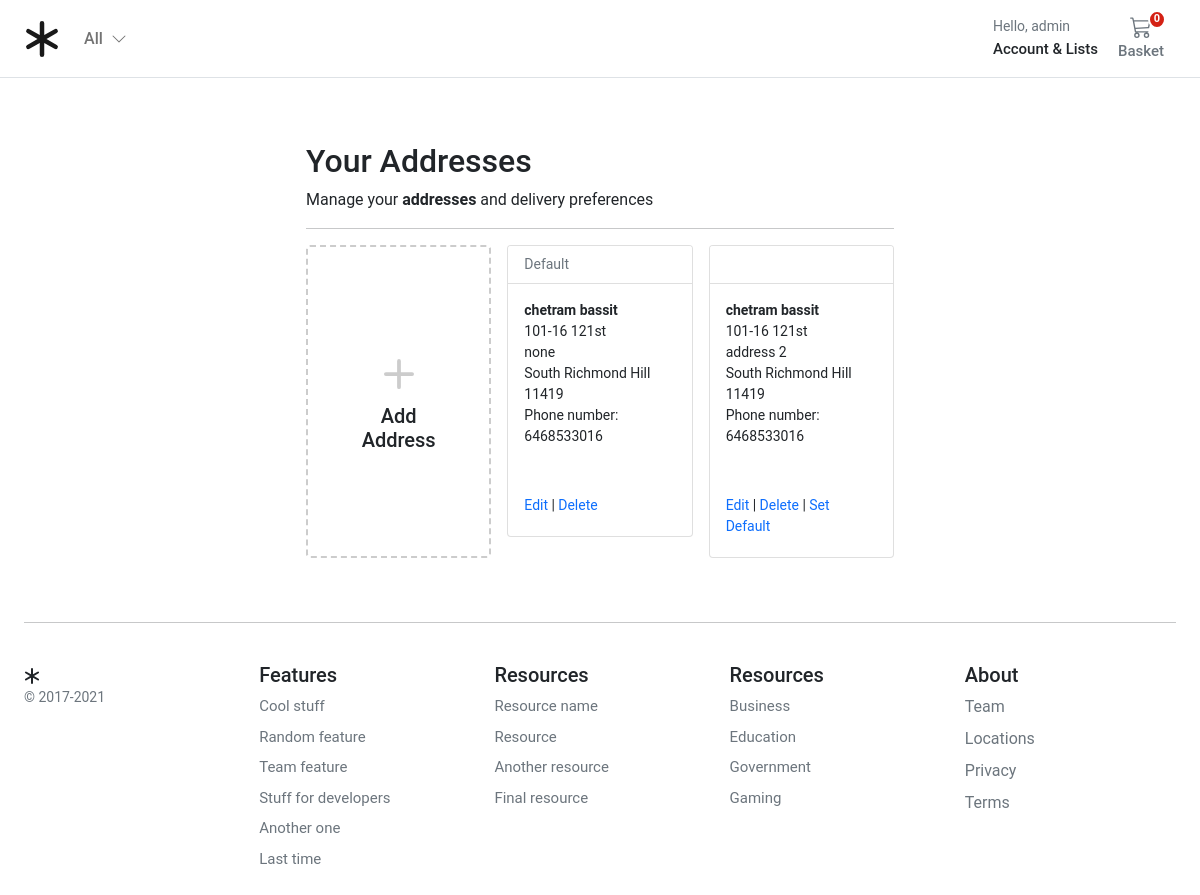
/account/addresses/ (signed in), run on the app's committed database.
### account/models.py (models this page shows, shortened)
class Customer(AbstractBaseUser, PermissionsMixin):
    email = models.EmailField(_("email address"), unique=True)
    name = models.CharField(max_length=150)
    mobile = models.CharField(max_length=20, blank=True)
    is_active = models.BooleanField(default=False)
    is_staff = models.BooleanField(default=False)
    created = models.DateTimeField(auto_now_add=True)
    updated = models.DateTimeField(auto_now=True)
    objects = CustomAccountManager()
    USERNAME_FIELD = "email"
    REQUIRED_FIELDS = ["name"]
    class Meta:
        verbose_name = "Accounts"
        verbose_name_plural = "Accounts"

class Address(models.Model):
    id = models.UUIDField(primary_key=True, default=uuid.uuid4, editable=False)
    customer = models.ForeignKey(Customer, verbose_name=_("Customer"), on_delete=models.CASCADE)
    full_name = models.CharField(_("Full Name"), max_length=150)
    phone = models.CharField(_("Phone Number"), max_length=50)
    postcode = models.CharField(_("Postcode"), max_length=50)
    address_line = models.CharField(_("Address Line 1"), max_length=255)
    address_line2 = models.CharField(_("Address Line 2"), max_length=255)
    town_city = models.CharField(_("Town/City/State"), max_length=150)
    delivery_instructions = models.CharField(_("Delivery Instructions"), max_length=255)
    created_at = models.DateTimeField(_("Created at"), auto_now_add=True)
    updated_at = models.DateTimeField(_("Updated at"), auto_now=True)
    default = models.BooleanField(_("Default"), default=False)
    class Meta:
        verbose_name = "Address"
        verbose_name_plural = "Addresses"

### account/views.py (the view)
# urls.py: path("addresses/", views.view_address, name="addresses"),
@login_required
def view_address(request):
    addresses = Address.objects.filter(customer=request.user)
    return render(request, "account/dashboard/addresses.html", {"addresses": addresses})

### basket/basket.py (called while the page is built)
    def __len__(self):
        return sum(item["qty"] for item in self.basket.values())

### basket/context_processors.py (called while the page is built)
def basket(request):
    return {'basket': Basket(request)}

### store/context_processors.py (called while the page is built)
def categories(request):
    return {"categories": Category.objects.filter(level=0)}

### store/models.py (called while the page is built)
    def get_absolute_url(self):
        return reverse("store:category_list", args=[self.slug])

### templates/account/dashboard/addresses.html (shortened to what this page needs)
{% extends "../sub_base.html" %}
{% block sub_content %}
<h1 class="h2">Your Addresses</h1>
<div>Manage your <b>addresses</b> and delivery preferences</div>
<hr />
<div class="container px-0">
  <div class="row row-cols-1 row-cols-sm-2 row-cols-md-3 g-3">
    <div class="col">
      <a href="{% url "account:add_address" %}" class="text-reset text-decoration-none" role="button"
        style="max-width: 540px;">
        <div class="card mb-3 h-100" style="border: dashed 2px #ccc;">
          <div class="row g-0 h-100">
            <div class="col-12" style="min-height:100px">
              <div class="card-body text-center position-absolute top-50 start-50 translate-middle">
                <svg style="color:#ccc;" xmlns="http://www.w3.org/2000/svg" width="60" height="60" fill="currentColor"
                  class="bi bi-plus" viewBox="0 0 16 16">
                  <path
                    d="M8 4a.5.5 0 0 1 .5.5v3h3a.5.5 0 0 1 0 1h-3v3a.5.5 0 0 1-1 0v-3h-3a.5.5 0 0 1 0-1h3v-3A.5.5 0 0 1 8 4z" />
                </svg>
                <h1 class="h5">Add Address</h1>
              </div>
            </div>
          </div>
        </div>
      </a>
    </div>
    {% for address in addresses %}
    <div class="col">
      <div class="card pb-3">
        <div class="card-header bg-white small text-muted">
          {% if address.default %}
            Default
          {% endif %}
        </div>
        <div class="card-body small pb-1">
          <p class="card-text m-0 fw-bold">{{address.full_name}}</p>
          <p class="card-text m-0">{{address.address_line}}</p>
          <p class="card-text m-0">{{address.address_line2}}</p>
          <p class="card-text m-0">{{address.town_city}}</p>
          <p class="card-text m-0">{{address.postcode}}</p>
          <p class="card-text m-0">Phone number: {{address.phone}}</p>
          <div class="pt-5">
            <a href="{% url 'account:edit_address' address.id %}" class="text-decoration-none">Edit</a>
            |
            <a href="{% url 'account:delete_address' address.id %}" class="text-decoration-none">Delete</a>
            {% if not address.default %}
            | <a href="{% url 'account:set_default' address.id %}" class="text-decoration-none">Set Default</a>
            {% endif %}
          </div>
        </div>
      </div>
    </div>
    {% endfor %}
  </div>
</div>
{% endblock %}

### templates/account/sub_base.html
{% extends "../base.html" %}
{% load static %}
{% block stylesheet %}{% static 'account/css/account.css' %}{% endblock %}
{% block content %}
<div class="container-fluid">
  <div class="login d-flex align-items-center">
    <div class="col-12 col-md-6  col-lg-6 mx-auto">
      {% block sub_content %}{% endblock %}
    </div>
  </div>
</div>
{% endblock %}

### templates/base.html (shortened to what this page needs)
{% load static %}
<!DOCTYPE html>
<html>
<head>
  <link href="https://cdn.jsdelivr.net/npm/bootstrap@5.0.0-beta1/dist/css/bootstrap.min.css" rel="stylesheet"
>
  <link rel="stylesheet" href="{% static 'core/css/base.css' %}">
  <link rel="stylesheet" href="{% block stylesheet %}{% endblock %}">
</head>
<body>
  <header class="pb-3">
    <nav class="navbar navbar-expand-md navbar-light bg-white border-bottom">
      <div class="container-fluid px-md-4">
        <div class="d-flex w-100 navbar-collapse">
          <a class="navbar-brand d-flex-inline" href="/">
          </a>
          <ul class="navbar-nav me-auto mb-2 mb-md-0">
            <li class="nav-item dropdown">
              <a class="nav-link dropdown-toggle d-none d-md-block fw500" href="#" id="navbarDropdown" role="button"
                data-bs-toggle="dropdown" aria-expanded="false">
                All
                <i class="ps-1"><svg xmlns="http://www.w3.org/2000/svg" width="16" height="16" fill="currentColor"
                    class="bi bi-chevron-down" viewBox="0 0 16 16">
                    <path fill-rule="evenodd"
                      d="M1.646 4.646a.5.5 0 0 1 .708 0L8 10.293l5.646-5.647a.5.5 0 0 1 .708.708l-6 6a.5.5 0 0 1-.708 0l-6-6a.5.5 0 0 1 0-.708z" />
                  </svg></i>
              </a>
            </li>
          </ul>
          <div>
            <div class="collapse navbar-collapse" id="navbarSupportedContent2">
              <ul class="navbar-nav me-auto mb-2 mb-lg-0">
                <li class="nav-item dropdown">
                  <a class="nav-link dropdown-toggle text-reset" href="#" id="navbarDropdown" role="button"
                    data-bs-toggle="dropdown" aria-expanded="false">
                    <div class="small text-muted">Hello,
                      {% if user.is_authenticated %}
                        {{ request.user.name }}
                      {% else %}
                      Login
                      {% endif %}
                    </div>
                    <span class="fs15 fw500">Account &amp; Lists
                    </span>
                  </a>
                </li>
              </ul>
            </div>
          </div>
          <a type="button" role="button" href="{% url "basket:basket_summary" %}"
            class="btn btn-outline-secondary border-0 basket-btn">
            {% with total_qty=basket|length %}
            <div id="basket-qty" class="basket-qty">
              {% if total_qty > 0 %}
              {{ total_qty }}
              {% else %}
              0
              {% endif %}
            </div>
            {% endwith %}
            <div>
            </div>
            <span class="fs15 fw500">Basket</span>
          </a>
        </div>
      </div>
    </nav>
  </header>
  <main class="pt-5">
    <div id="content">{% block content %} {% endblock %}</div>
  </main>
  <footer class="container py-5 footer">
    <hr>
    <div class="row pt-4">
      <div class="col-12 col-md">
        <small class="d-block mb-3 text-muted">&copy; 2017-2021</small>
      </div>
      <div class="col-6 col-md fs15">
        <h5>Features</h5>
        <ul class="list-unstyled">
          <li><a class="link-secondary text-decoration-none" href="#">Cool stuff</a></li>
          <li><a class="link-secondary text-decoration-none" href="#">Random feature</a></li>
          <li><a class="link-secondary text-decoration-none" href="#">Team feature</a></li>
          <li><a class="link-secondary text-decoration-none" href="#">Stuff for developers</a></li>
          <li><a class="link-secondary text-decoration-none" href="#">Another one</a></li>
          <li><a class="link-secondary text-decoration-none" href="#">Last time</a></li>
        </ul>
      </div>
      <div class="col-6 col-md fs15">
        <h5>Resources</h5>
        <ul class="list-unstyled">
          <li><a class="link-secondary text-decoration-none" href="#">Resource name</a></li>
          <li><a class="link-secondary text-decoration-none" href="#">Resource</a></li>
          <li><a class="link-secondary text-decoration-none" href="#">Another resource</a></li>
          <li><a class="link-secondary text-decoration-none" href="#">Final resource</a></li>
        </ul>
      </div>
      <div class="col-6 col-md fs15">
        <h5>Resources</h5>
        <ul class="list-unstyled">
          <li><a class="link-secondary text-decoration-none" href="#">Business</a></li>
          <li><a class="link-secondary text-decoration-none" href="#">Education</a></li>
          <li><a class="link-secondary text-decoration-none" href="#">Government</a></li>
          <li><a class="link-secondary text-decoration-none" href="#">Gaming</a></li>
        </ul>
      </div>
      <div class="col-6 col-md">
        <h5>About</h5>
        <ul class="list-unstyled">
          <li><a class="link-secondary text-decoration-none" href="#">Team</a></li>
          <li><a class="link-secondary text-decoration-none" href="#">Locations</a></li>
          <li><a class="link-secondary text-decoration-none" href="#">Privacy</a></li>
          <li><a class="link-secondary text-decoration-none" href="#">Terms</a></li>
        </ul>
      </div>
    </div>
  </footer>
</body>
</html>

### static/core/css/base.css (style rules this page uses)
@media (min-width: 1000px) { .container { max-width: 1000px; } }
@media (max-width: 1200px) { .container { max-width: 100%; padding:0 24px; } }
.dropdown-toggle::after { display: none; }
html, body, p, div { letter-spacing: -0.02px; font-family: 'Roboto', sans-serif; }
.fs15 { font-size: 0.9375rem; }
.fw500 { font-weight: 500; }
.basket-qty { color: #fff; background: #d42114; border: 2px solid #fff; border-radius: 50%; text-align: center; font-size: 11px; height: 15px; width: 14px; position: absolute; box-sizing: content-box; font-weight: 600; display: flex; justify-content: center; align-items: center; top: 1px; right: 10px; }
.basket-btn { position: relative; }
.footer > div > div > ul > li { padding-bottom:8px; }

### data on the page
Customer: user.name "admin"
Address: default "Default", full_name "chetram bassit", address_line "101-16 121st", address_line2 "none", town_city "South Richmond Hill", postcode "11419", phone "6468533016"
Address: full_name "chetram bassit", address_line "101-16 121st", address_line2 "address 2", town_city "South Richmond Hill", postcode "11419", phone "6468533016", default "Set Default"
